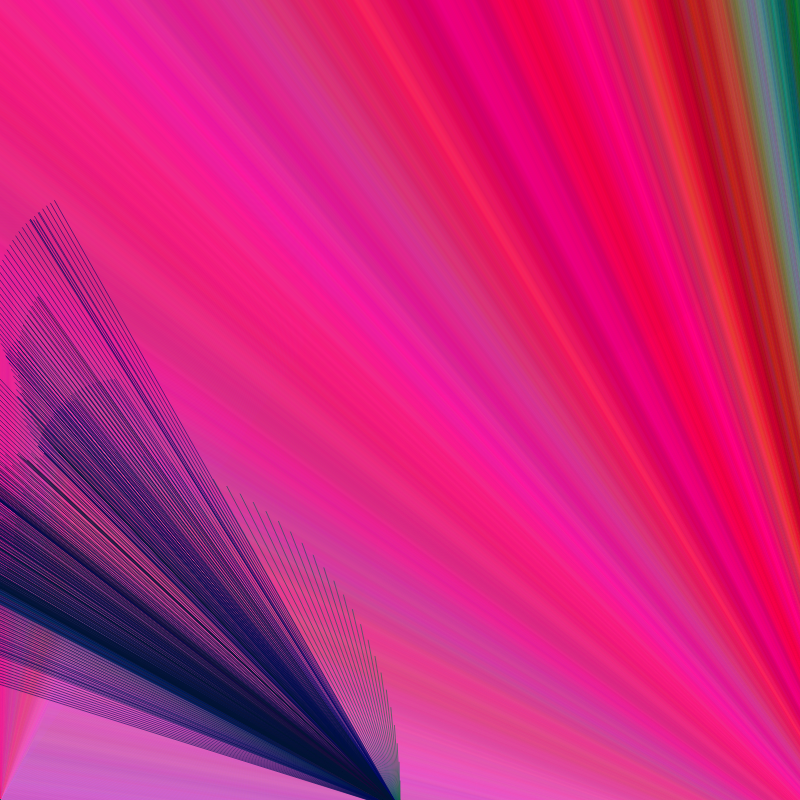
Frame 1 (no input)
Frame 60 (no input): identical to frame 1, image omitted
Frame 120 (the mouse pressed at the canvas centre since frame 60): identical to frame 1, image omitted

The p5.js sketch that drew this single still picture (run headless with seeded random() and noise() and a simulated clock; from frame 60 on, the mouse is pressed at the canvas centre):

// p5.js sketch
// ── sketch.js
//Just as a quick note: this won't always generate something amazing on the first try, so try running it a few times to get something cool!
function setup() {
  createCanvas(800, 800);
  background(200, 100, 100);
}

var angle1 = 0.05; //vars for main
var angle2 = 0.9;
var size = 19; //controls the size of the main line drawing

var color1 = 200 //vars for background
var color2 = 100
var color3 = 200

var counter = 1
var x = 800
var y = 800
var poscount = 0
var negcount = -400

function draw() {

  fill(random(100, 255), 0, random(100, 255))
  
  if (counter == 1) {          //This draws the background
    for (let x = negcount; x < poscount; x += 0.05) {

      line(900, 900, x, y)   //creating lines from the bottom right
      y -= 1
      stroke(color1, color2, color3)
      if (color1 < 255) {             //changes the colors but keeps them similar so you get a gradient rather than a bunch of randomly colored lines
        color1 += random(-2, 2)
      } else {
        color1 -= 2
      }
      if (color2 < 255) {
        color2 += random(-2, 2)
      } else {
        color2 -= 2
      }
      if (color3 < 255) {
        color3 += random(-2, 2)
      } else {
        color3 -= 2
      }
      //if (color3 > 230 && color2 > 230 && color1 > 230) {    //if you want to keep the loop by commenting out the counter, this will help prevent the lines from only being black.
        //color1-=100
        //color2-=100
        //color3-=100
      //}

      line(y, x, 0, 800)         //this does the lines from the bottom left
    }
    translate(width / 2, height); // Starts generation in bottom center
    main(size, 3*PI/2, 0, 0);    //Draws a main, inside the if loop so that only one main is drawn
    counter++                    //break the loop, can be commented out to keep drawing it
  }
}


function main(size, angle, x, y) { //main group of lines

  if (size > 5) {                        //stops this from going on infinitely
    stroke(color1,color2,color3,150);
    
    if (color1 < 255) {
        color1 += random(-5, 5)
      } else {
        color1 -= 5
      }
      if (color2 < 255) {
        color2 += random(-5, 5)
      } else {
        color2 -= 5
      }
      if (color3 < 255) {
        color3 += random(-5, 5)
      } else {
        color3 -= 5
      }

    var i = random(0, 100);


    if (i < 90) {
      line(x, y, 0,10);
      var x2 = x + cos(angle) * size;
      var y2 = y + sin(angle) * size;
      main(size * 0.99, angle - angle1, x2, y2);  //using recursion to draw more lines
    }

    else { //10 percent chance for the main line to grow 2 branches
      line(x, y, 0,10);
      var x2 = x + cos(angle);
      var y2 = y + sin(angle);
      branch(size * 0.99, angle + angle1, x2, y2); 
      main(size * 0.6, angle - angle1, x2, y2);
      branch(size * 0.5, angle + angle2, x2, y2);
    }
  }
}


function branch(size, angle, x, y) {  //branches off the main lines, which create the cool line curves

  if (size > 3) {
    
    if (color1 < 255) {
        color1 += random(-5, 5)
      } else {
        color1 -= 5
      }
      if (color2 < 255) {
        color2 += random(-5, 5)
      } else {
        color2 -= 5
      }
      if (color3 < 255) {
        color3 += random(-5, 5)
      } else {
        color3 -= 5
      }

    var i = random(0, 100);

    if (i < 90) {
      line(x,y, 0,10);
      var x2 = x + cos(angle) * size;
      var y2 = y + sin(angle) * size;
      branch(size * 0.99, angle + angle1, x2, y2);
    }

    else {  //another 10 percent chance for it to branch again
      line(x,y, 0,10);
      var x2 = x + cos(angle);
      var y2 = y + sin(angle);
      main(size * 0.99, angle + angle1, x2, y2);
      branch(size * 0.6, angle + angle2, x2, y2);
      main(size * 0.5, angle - angle2, x2, y2);
    }
  }
}
